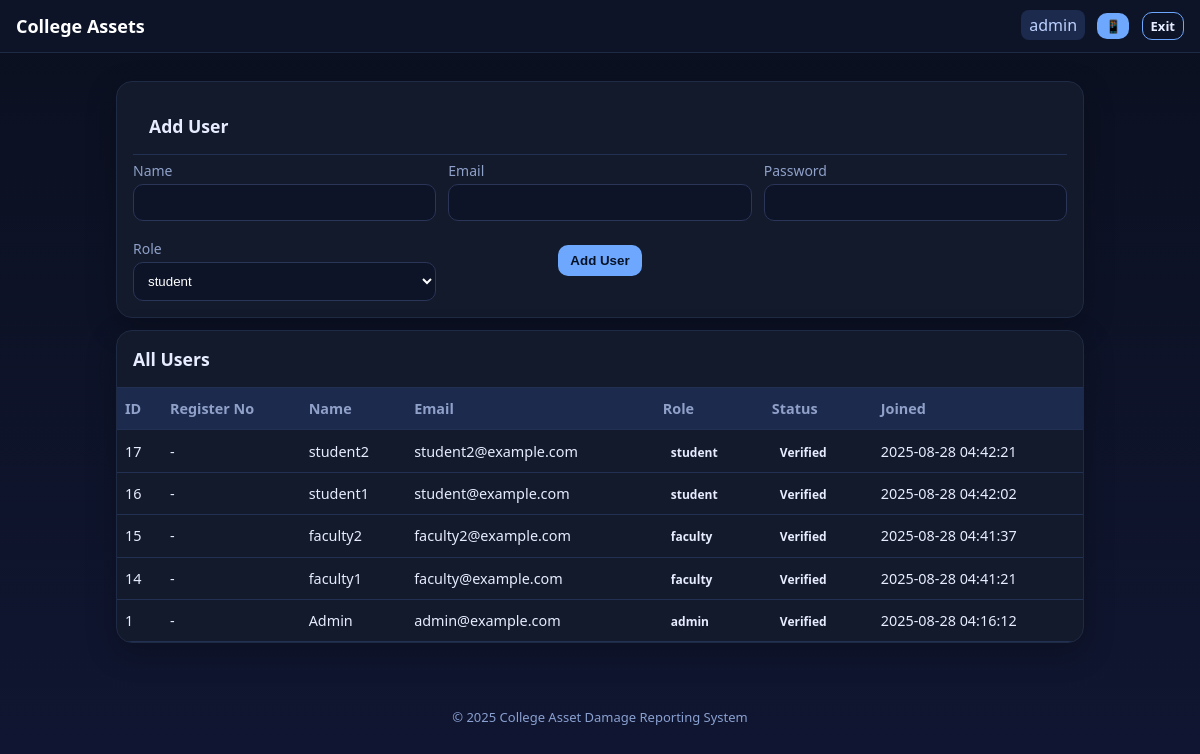
The app's page /views/admin/users.php (signed in) with its own data.
### tables this page shows
CREATE TABLE `users` (
  `id` int(11) NOT NULL,
  `name` varchar(120) NOT NULL,
  `register_number` varchar(50) DEFAULT NULL,
  `email` varchar(200) NOT NULL,
  `telegram_chat_id` varchar(50) DEFAULT NULL,
  `password` varchar(255) NOT NULL,
  `role` enum('student','faculty','admin') NOT NULL DEFAULT 'student',
  `is_verified` tinyint(1) NOT NULL DEFAULT 0,
  `created_at` timestamp NOT NULL DEFAULT current_timestamp()
);

### views/admin/users.php (the view, shortened to what this page needs)
<?php
require_once __DIR__ . '/../../config/init.php';
$users = $conn->query("SELECT id,name,email,role,created_at,register_number,is_verified FROM users ORDER BY created_at DESC");
include __DIR__.'/../partials/header.php';
?>
<div class="card">
    <h3 class="card-title">Add User</h3>
    <form method="post" class="grid cols-3">
        <div><label>Name</label><input class="input" name="name" required></div>
        <div><label>Email</label><input class="input" type="email" name="email" required></div>
        <div><label>Password</label><input class="input" type="text" name="password" required></div>
        <div><label>Role</label>
            <select class="input" name="role">
                <option value="student">student</option>
            </select>
        </div>
        <div class="actions" style="text-align: center;"><button class="btn">Add User</button></div>
    </form>
</div>
<div class="table-card">
    <h3 class="card-title">All Users</h3>
    <div class="table-scroll">
        <table class="table">
            <tr><th>ID</th><th>Register No</th><th>Name</th><th>Email</th><th>Role</th><th>Status</th><th>Joined</th></tr>
            <?php while($u=$users->fetch_assoc()): ?>
                <tr>
                    <td><?= (int)$u['id'] ?></td>
                    <td><?= htmlspecialchars($u['register_number'] ?? '-') ?></td>
                    <td><?= htmlspecialchars($u['name']) ?></td>
                    <td><?= htmlspecialchars($u['email']) ?></td>
                    <td><span class="badge <?= strtolower($u['role']) ?>"><?= htmlspecialchars($u['role']) ?></span></td>
                    <td>
                        <?php if ($u['is_verified']): ?>
                            <span class="badge success">Verified</span>
                        <?php endif; ?>
                    </td>
                    <td><?= htmlspecialchars($u['created_at']) ?></td>
                </tr>
            <?php endwhile; ?>
        </table>
    </div>
</div>
<?php include __DIR__.'/../partials/footer.php'; ?>

### assets/css/style.css (style rules this page uses)
:root { --bg: #0b1020; --card: #131a2b; --text: #e7ecff; --muted: #8fa0c9; --accent: #6ea8fe; --good: #27ae60; --bad: #e74c3c; --warn: #f39c12 }
* { box-sizing: border-box }
body { margin: 0; font-family: system-ui, -apple-system, Segoe UI, Roboto, Ubuntu, 'Helvetica Neue', sans-serif; color: var(--text); background: linear-gradient(180deg, #0b1020, #101631) }
.btn { display: inline-block; padding: 8px 12px; border-radius: 10px; background: var(--accent); color: #071226; border: 0; font-weight: 600 }
.card { background: var(--card); border: 1px solid #1f2a44; border-radius: 16px; padding: 16px; margin: 12px 0; box-shadow: 0 10px 30px rgba(0, 0, 0, .25) }
.grid { display: grid; gap: 12px }
.grid.cols-3 { grid-template-columns: repeat(3, 1fr) }
.table-card { background: var(--card); border-radius: 16px; overflow: hidden; border: 1px solid #1f2a44; margin-bottom: 1rem; box-shadow: 0 10px 30px rgba(0, 0, 0, 0.25) }
.table-scroll { overflow-x: auto; -webkit-overflow-scrolling: touch }
.card-title { padding: 1rem; margin: 0; border-bottom: 1px solid #223153; font-size: 1.1rem; color: var(--text); font-weight: 600 }
.input, .form-control { width: 100%; padding: 10px; border-radius: 10px; border: 1px solid #2a3558; background: #0d1428; color: #fff }
label { display: block; margin: 6px 0 4px; color: var(--muted); font-size: 14px }
.table { width: 100%; border-collapse: collapse }
.table th, .table td { padding: 10px; border-bottom: 1px solid #223153; text-align: left }
.table { min-width: 600px; width: 100%; border-collapse: collapse }
.table th, .table td { padding: 0.7rem 0.5rem; border-bottom: 1px solid #223153; white-space: nowrap; font-size: 0.9rem }
.table th { background: #1c2a4d; font-weight: 600; color: var(--muted) }
.table td { color: var(--text) }
.badge { padding: 4px 8px; border-radius: 999px; font-size: 12px; font-weight: 700 }
form .actions { margin-top: 12px }

### records on screen
users: id "17", register_number "-", name "student2", email "student2@example.com", role "student", is_verified "Verified", created_at "2025-08-28 04:42:21"
users: id "16", register_number "-", name "student1", email "student@example.com", role "student", is_verified "Verified", created_at "2025-08-28 04:42:02"
users: id "15", register_number "-", name "faculty2", email "faculty2@example.com", role "faculty", is_verified "Verified", created_at "2025-08-28 04:41:37"
users: id "14", register_number "-", name "faculty1", email "faculty@example.com", role "faculty", is_verified "Verified", created_at "2025-08-28 04:41:21"
users: id "1", register_number "-", name "Admin", email "admin@example.com", role "admin", is_verified "Verified", created_at "2025-08-28 04:16:12"

### other values on screen
$user['role'] "admin"
